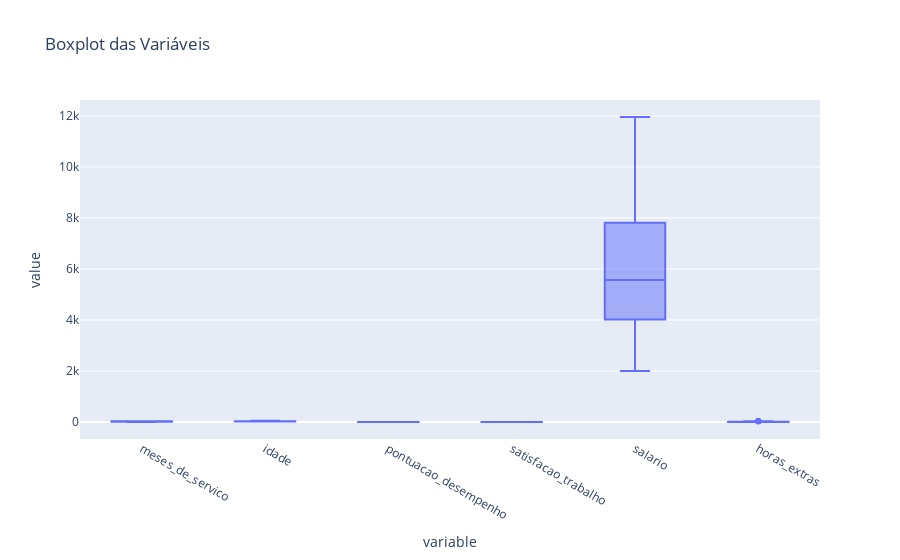

Here is the notebook cell this chart was saved with:
### Code cell
# Plotar o boxplot com Plotly
fig = px.box(df, y=['meses_de_servico', 
                    'idade', 
                    'pontuacao_desempenho',
                    'satisfacao_trabalho', 
                    'salario', 
                    'horas_extras'], 
                    title='Boxplot das Variáveis')

fig.show()

### Figure 1 — Plotly figure (JSON) as saved in the notebook; plotly's stock layout.template omitted (floating-point values rounded to 4 significant figures; data arrays with more than 128 entries replaced by an {"elided": "..."} marker saying what was removed)
{"data": [{"alignmentgroup": "True", "hovertemplate": "variable=%{x}<br>value=%{y}<extra></extra>", "legendgroup": "", "marker": {"color": "#636efa"}, "name": "", "notched": false, "offsetgroup": "", "orientation": "v", "showlegend": false, "type": "box", "x": {"elided": "3900 str values"}, "x0": " ", "xaxis": "x", "y": {"elided": "3900 float values"}, "y0": " ", "yaxis": "y"}], "layout": {"boxmode": "group", "legend": {"tracegroupgap": 0}, "title": {"text": "Boxplot das Variáveis"}, "xaxis": {"anchor": "y", "domain": [0, 1], "title": {"text": "variable"}}, "yaxis": {"anchor": "x", "domain": [0, 1], "title": {"text": "value"}}}}
